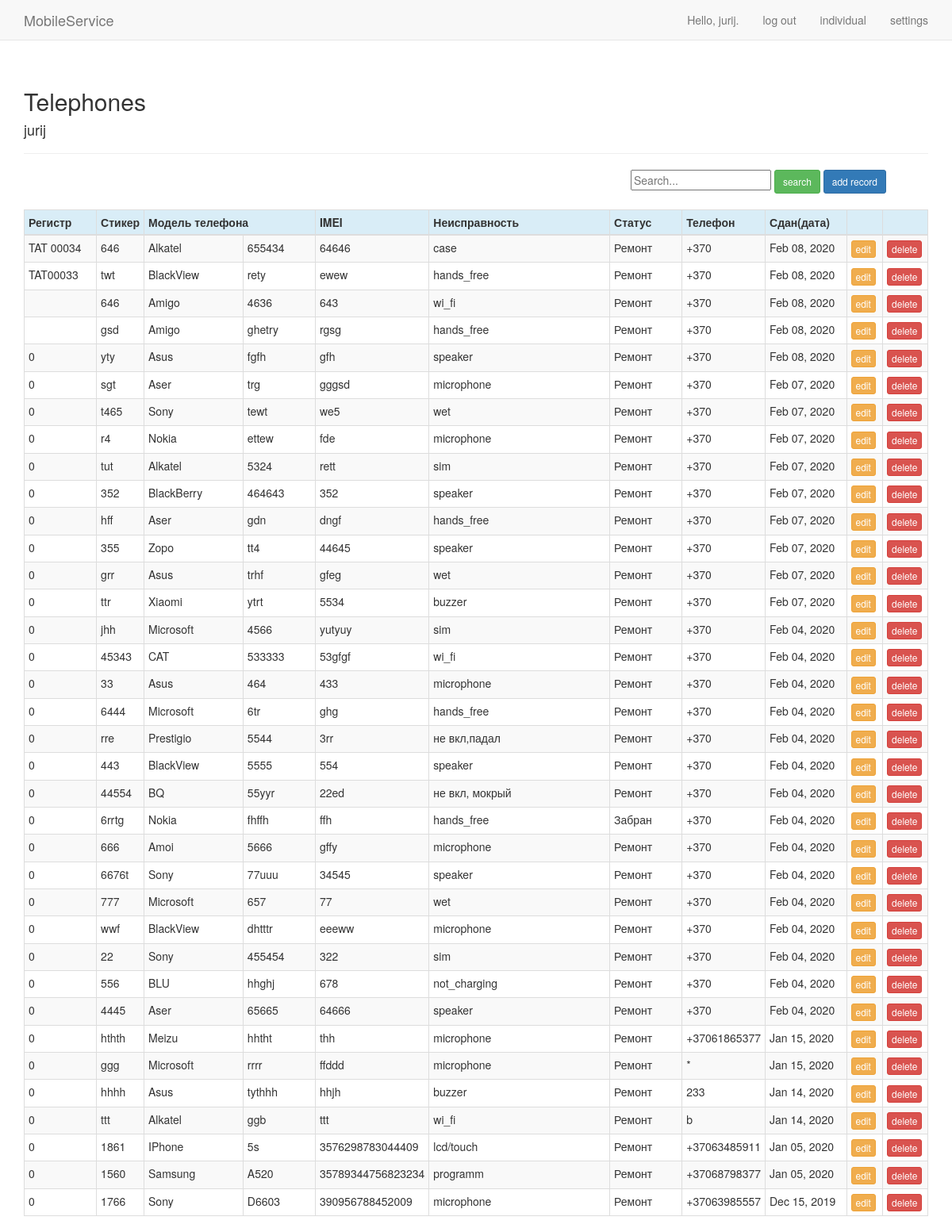
The page /telephones/ (signed in) on the database its author committed.
### mobile/models.py (models this page shows, shortened)
class Mobil(models.Model):
    """модели"""
    SAM = 'Samsung'
    ALK = 'Alkatel'
    ASE = 'Aser'
    AMI = 'Amigo'
    AMO = 'Amoi'
    APL = 'IPhone'
    ASU = 'Asus'
    BBR = 'BlackBerry'
    BVI = 'BlackView'
    BLU = 'BLU'
    BQ = 'BQ'
    CAT = 'CAT'
    CAP = 'Caterpillar'
    COO = 'Coolpad'
    CUB = 'Cubot'
    DOO = 'Doogee'
    DOR = 'Doro'
    EST = 'Estar'
    ELE = 'Elephone'
    GIG = 'Gigabyte'
    GET = 'Getnord'
    GOO = 'Google'
    HTC = 'HTC'
    HP = 'HP'
    HOM = 'HomTom'
    KAZ = 'Kazam'
    MYP = 'MyPhone'
    NOU = 'Nous'
    ONE = 'OnePlus'
    OUK = 'Oukitel'
    PRE = 'Prestigio'
    ZTE = 'ZTE'
    ZOP = 'Zopo'
    HUA = 'Huawei'
    LEN = 'Lenovo'
    SON = 'Sony'
    LG = 'LG'
    MEI = 'Meizu'
    XIA = 'Xiaomi'
    MIR = 'Microsoft'
    NOK = 'Nokia'
    OTH = '------->'
    """неисправности"""
    LCD = 'lcd'
    DIN = 'speaker'
    BUZ = 'buzzer'
    KOD = 'kod'
    AKK = 'akkaunt'
    MIC = 'microphone'
    WIF = 'wi_fi'
    PRO = 'programm'
    HEN = 'hands_free'
    N_C = 'not_charging'
    WET = 'wet'
    SIM = 'sim'
    NTO1 = 'не вкл'
    NTO2 = 'не вкл, мокрый'
    NTO3 = 'не вкл,падал'
    LCT = 'lcd/touch'
    TOU = 'touch'
    LANG = 'languige'
    UNLO = 'unlock'
    FLEX = 'flex'
    CASE = 'case'
    """состояние"""
    NVD = 'no visible defects'
    DLT = 'damaded_LCD/Touch'
    DCS = 'damaded_case'
    DBC = "damaded_back_cover"
    """статус"""
    REP = 'Ремонт'
    REP_COM = 'Рем.завершен'
    TEL_TA = 'Забран'
    BRAND = ((APL,'IPhone'),(SAM,'Samsung'),(HUA,'Huawei'),(MEI,'Meizu'),(XIA,'Xiaomi'),(NOK,'Nokia'),(MIR,'Microsoft'),
        (PRE,'Prestigio'),(SON,'Sony'),(ALK,'Alcatel'),(ASU,'Asus'),(ASE,'Aser'),(AMI,'Amigo'),(AMO,'Amoi'),
        (BVI,'BlackView'),(BLU,'BLU'),(BQ,'BQ'),(BBR,'BlackBerry'),(CAT,'CAT'),(CAP,'Caterpillar'),(COO,'Coolpad'),
        (CUB,'Cubot'),(DOO,'Doogee'),(DOR,'Doro'),(ELE,'Elephone'),(EST,'Estar'),(GIG,'Gigabyte'),(GET,'Getnord'),
        (GOO,'Google'),(HTC,'HTC'),(HOM,'HomTom'),(HP,'HP'),(KAZ,'Kazam'),(LEN,'Lenovo'),(LG,'Lg'),(MYP,'MyPhone'),
        (NOU,'Nous'),(ONE,'OnePlus'),(OUK,'Oukitel'),(ZOP,'Zopo'),(ZTE,'ZTE'),(OTH,'------->'))
    DEFECT = ((PRO,'Programm'),(LANG,'Язык'),(UNLO,'Отвязка'),(KOD,'Код'),(AKK,'Аккаунт'),(LCT,'LCD/Touch'),(LCD,'LCD'),
        (TOU,'Touch'),(NTO1,'Не вкл'),(NTO2,'Не вкл, Мокрый'),(NTO3,'Не вкл, Падал'),(N_C,'Не заряж'),(DIN,'Динамик'),
        (BUZ,'Зуммер'),(MIC,'Микрофон'),(HEN,'Hands_Free'),(WIF,'Wi-Fi'),(WET,'Мокрый'),(SIM,'Sim'),(FLEX,'Шлейф'),
        (CASE,'Корпус'),(OTH,'------->'))
    STATUS = ((REP,'ремонт'),(REP_COM,'ремонт_завершён'),(TEL_TA,'забран'))
    STATE = ((NVD,'Нет видимых дефектов'),(DLT,'Повреждён экран/тоучскрин'),(DCS,'Повреждён корпус'),
        (DBC,'Повреждена задняя крышка'))
    number_reg = models.IntegerField(default=0)
    complex_number_reg = models.CharField(max_length=10)
    number_sticker = models.CharField(max_length=5)
    model_tel = models.CharField(max_length=20,choices=BRAND)
    model_1_tel = models.CharField(max_length=20)
    kod_tel = models.CharField(max_length=20,default='*')
    price = models.CharField(max_length=5)
    imei = models.CharField(max_length=20)
    number_tel = models.CharField(max_length=20, default='+370')
    date_added = models.DateTimeField(auto_now_add=True)
    date_end = models.CharField(max_length=12,default='*')
    date_take_away = models.CharField(max_length=12,default='*')
    state = models.CharField(max_length=20,choices=STATE)
    status = models.CharField(max_length=20,choices=STATUS,default=REP)
    defect = models.CharField(max_length=30,default='*')
    defect_tel = models.CharField(max_length=20,choices=DEFECT)
    defect_1_tel = models.CharField(max_length=20,choices=DEFECT,default='*')
    comment = models.CharField(max_length=200,default='*')
    email_client = models.EmailField(max_length=254, default='*@gmail.com')
    owner = models.ForeignKey(User,on_delete=models.CASCADE)

### mobile/views.py (the view)
# urls.py: path('telephones/', views.telephones, name='telephones'),
@login_required
def telephones(request):
    mobils = Mobil.objects.filter(owner=request.user).order_by('-number_reg')
    context = {'mobils': mobils}
    return render(request, 'mobile/telephones.html', context)

### mobile/templates/mobile/telephones.html (shortened to what this page needs)
{% extends "mobile/base.html" %}
{% load bootstrap3 %}
{% block header %}
  <h2>Telephones</h2><h4>{{user.username}}</h4>
{% endblock header %}
{% block content %}
  <div class="row">
    <div class="col-sm-offset-8">
      <form action="{% url 'mobile:search_results' %}" method="get" autocomplete="off" >
        <input name="q" type="text" placeholder="Search...">
        <button type="submit" class="btn btn-success btn-sm">search</button>
        <a href="{% url 'mobile:new_record' %}" class="btn btn-primary btn-sm">add record</a>
      </form>
    </div>
  </div>
  <div class="row">
    <div class="col-sm-8">
    </div>
  </div>
  <table class="table table-striped table-bordered table-condensed table-hover">
    <thead>
      <tr class="info">
        <th style="width:8%">Регистр</th>
        <th style="width:4%">Стикер</th>
        <th colspan="2">Модель телефона</th>
        <th style="width:12%">IMEI</th>
        <th style="width:20%">Неисправность</th>
        <th style="width:8%">Статус</th>
        <th style="width:8%">Телефон</th>
        <th style="width:9%">Сдан(дата)</th>
        <th style="width:4%"></th>
        <th style="width:5%"></th>
      </tr>
    </thead>
    <tbody>
      {% for mobil in mobils %}
        <tr>
          <td>{{mobil.complex_number_reg}}</td>
          <td>{{mobil.number_sticker}}</td>
          {% if mobil.model_tel == "------->" %}
            <td></td>
          {% else %}
            <td>{{mobil.model_tel}}</td>
          {% endif %}
          <td>{{mobil.model_1_tel}}</td>
          <td>{{mobil.imei}}</td>
          {% if mobil.defect == "*" %}
            <td>{{mobil.defect_tel}}</td>
          {% elif mobil.defect == "***" %}
            <td>{{mobil.defect_tel}}</td>
          {% elif mobil.defect_tel == "------->" %}
            <td>{{mobil.defect}}</td>
          {% else %}
            <td>{{mobil.defect_tel}} , {{mobil.defect}}</td>
          {% endif %}
          <td>{{mobil.status}}</td>
          <td>{{mobil.number_tel}}</td>
          <td>{{mobil.date_added|date:'M d, Y '}}</td>
          <td><a href="{% url 'mobile:edit_record' mobil.id %}" class="btn btn-warning btn-xs">edit</a></td>
          <td><a href="{% url 'mobile:delete_record' mobil.id %}" class="btn btn-danger btn-xs">delete</a></td>
        </tr>
      {% endfor %}
    </tbody>
  </table>
{% endblock content %}

### mobile/templates/mobile/base.html (shortened to what this page needs)
{% load bootstrap3 %}
<!DOCTYPE html>
<html lang="en">
  <head>
    {% bootstrap_css %}
  </head>
  <body>
    <nav class="navbar navbar-default navbar-static-top">
      <div class="container">
        <div class="navbar-header">
          <a class="navbar-brand" href="{% url 'mobile:index' %}">
              MobileService</a>
        </div>
        <div id="navbar" class="navbar-collapse collapse">
          <ul class="nav navbar-nav navbar-right">
            {% if user.is_authenticated %}
              <li><a>Hello, {{ user.username }}.</a></li>
              <li><a href="{% url 'users:logout' %}">log out</a></li>
              <li><a href="{% url 'users:individual' %}">individual</a></li>
              <li><a href="{% url 'send_email:settings_common' %}">settings</a></li>
            {% else %}
              <li><a href="{% url 'users:register' %}">register</a></li>
              <li><a href="{% url 'users:login' %}">log in</a></li>
            {% endif %}
          </ul>
        </div>
      </div>
    </nav>
    <div class="container">
      <div class="page-header">
        {% block header %}{% endblock header %}
      </div>
      <div>
        {% block content %}{% endblock content %}
      </div>
    </div>
  </body>
</html>

### rows shown on the page
Mobil: complex_number_reg "TAT 00034", number_sticker "646", model_tel "Alkatel", model_1_tel "655434", imei "64646", defect_tel "case", status "Ремонт", number_tel "+370", date_added "Feb 08, 2020"
Mobil: complex_number_reg "TAT00033", number_sticker "twt", model_tel "BlackView", model_1_tel "rety", imei "ewew", defect_tel "hands_free", status "Ремонт", number_tel "+370", date_added "Feb 08, 2020"
Mobil: number_sticker "646", model_tel "Amigo", model_1_tel "4636", imei "643", defect_tel "wi_fi", status "Ремонт", number_tel "+370", date_added "Feb 08, 2020"
Mobil: number_sticker "gsd", model_tel "Amigo", model_1_tel "ghetry", imei "rgsg", defect_tel "hands_free", status "Ремонт", number_tel "+370", date_added "Feb 08, 2020"
Mobil: complex_number_reg "0", number_sticker "yty", model_tel "Asus", model_1_tel "fgfh", imei "gfh", defect_tel "speaker", status "Ремонт", number_tel "+370", date_added "Feb 08, 2020"
Mobil: complex_number_reg "0", number_sticker "sgt", model_tel "Aser", model_1_tel "trg", imei "gggsd", defect_tel "microphone", status "Ремонт", number_tel "+370", date_added "Feb 07, 2020"
Mobil: complex_number_reg "0", number_sticker "t465", model_tel "Sony", model_1_tel "tewt", imei "we5", defect_tel "wet", status "Ремонт", number_tel "+370", date_added "Feb 07, 2020"
Mobil: complex_number_reg "0", number_sticker "r4", model_tel "Nokia", model_1_tel "ettew", imei "fde", defect_tel "microphone", status "Ремонт", number_tel "+370", date_added "Feb 07, 2020"
Mobil: complex_number_reg "0", number_sticker "tut", model_tel "Alkatel", model_1_tel "5324", imei "rett", defect_tel "sim", status "Ремонт", number_tel "+370", date_added "Feb 07, 2020"
Mobil: complex_number_reg "0", number_sticker "352", model_tel "BlackBerry", model_1_tel "464643", imei "352", defect_tel "speaker", status "Ремонт", number_tel "+370", date_added "Feb 07, 2020"
Mobil: complex_number_reg "0", number_sticker "hff", model_tel "Aser", model_1_tel "gdn", imei "dngf", defect_tel "hands_free", status "Ремонт", number_tel "+370", date_added "Feb 07, 2020"
Mobil: complex_number_reg "0", number_sticker "355", model_tel "Zopo", model_1_tel "tt4", imei "44645", defect_tel "speaker", status "Ремонт", number_tel "+370", date_added "Feb 07, 2020"
Mobil: complex_number_reg "0", number_sticker "grr", model_tel "Asus", model_1_tel "trhf", imei "gfeg", defect_tel "wet", status "Ремонт", number_tel "+370", date_added "Feb 07, 2020"
Mobil: complex_number_reg "0", number_sticker "ttr", model_tel "Xiaomi", model_1_tel "ytrt", imei "5534", defect_tel "buzzer", status "Ремонт", number_tel "+370", date_added "Feb 07, 2020"
Mobil: complex_number_reg "0", number_sticker "jhh", model_tel "Microsoft", model_1_tel "4566", imei "yutyuy", defect_tel "sim", status "Ремонт", number_tel "+370", date_added "Feb 04, 2020"
Mobil: complex_number_reg "0", number_sticker "45343", model_tel "CAT", model_1_tel "533333", imei "53gfgf", defect_tel "wi_fi", status "Ремонт", number_tel "+370", date_added "Feb 04, 2020"
Mobil: complex_number_reg "0", number_sticker "33", model_tel "Asus", model_1_tel "464", imei "433", defect_tel "microphone", status "Ремонт", number_tel "+370", date_added "Feb 04, 2020"
Mobil: complex_number_reg "0", number_sticker "6444", model_tel "Microsoft", model_1_tel "6tr", imei "ghg", defect_tel "hands_free", status "Ремонт", number_tel "+370", date_added "Feb 04, 2020"
Mobil: complex_number_reg "0", number_sticker "rre", model_tel "Prestigio", model_1_tel "5544", imei "3rr", defect_tel "не вкл,падал", status "Ремонт", number_tel "+370", date_added "Feb 04, 2020"
Mobil: complex_number_reg "0", number_sticker "443", model_tel "BlackView", model_1_tel "5555", imei "554", defect_tel "speaker", status "Ремонт", number_tel "+370", date_added "Feb 04, 2020"
Mobil: complex_number_reg "0", number_sticker "44554", model_tel "BQ", model_1_tel "55yyr", imei "22ed", defect_tel "не вкл, мокрый", status "Ремонт", number_tel "+370", date_added "Feb 04, 2020"
Mobil: complex_number_reg "0", number_sticker "6rrtg", model_tel "Nokia", model_1_tel "fhffh", imei "ffh", defect_tel "hands_free", status "Забран", number_tel "+370", date_added "Feb 04, 2020"
Mobil: complex_number_reg "0", number_sticker "666", model_tel "Amoi", model_1_tel "5666", imei "gffy", defect_tel "microphone", status "Ремонт", number_tel "+370", date_added "Feb 04, 2020"
Mobil: complex_number_reg "0", number_sticker "6676t", model_tel "Sony", model_1_tel "77uuu", imei "34545", defect_tel "speaker", status "Ремонт", number_tel "+370", date_added "Feb 04, 2020"
Mobil: complex_number_reg "0", number_sticker "777", model_tel "Microsoft", model_1_tel "657", imei "77", defect_tel "wet", status "Ремонт", number_tel "+370", date_added "Feb 04, 2020"
Mobil: complex_number_reg "0", number_sticker "wwf", model_tel "BlackView", model_1_tel "dhtttr", imei "eeeww", defect_tel "microphone", status "Ремонт", number_tel "+370", date_added "Feb 04, 2020"
Mobil: complex_number_reg "0", number_sticker "22", model_tel "Sony", model_1_tel "455454", imei "322", defect_tel "sim", status "Ремонт", number_tel "+370", date_added "Feb 04, 2020"
Mobil: complex_number_reg "0", number_sticker "556", model_tel "BLU", model_1_tel "hhghj", imei "678", defect_tel "not_charging", status "Ремонт", number_tel "+370", date_added "Feb 04, 2020"
Mobil: complex_number_reg "0", number_sticker "4445", model_tel "Aser", model_1_tel "65665", imei "64666", defect_tel "speaker", status "Ремонт", number_tel "+370", date_added "Feb 04, 2020"
Mobil: complex_number_reg "0", number_sticker "hthth", model_tel "Meizu", model_1_tel "hhtht", imei "thh", defect_tel "microphone", status "Ремонт", number_tel "+37061865377", date_added "Jan 15, 2020"
Mobil: complex_number_reg "0", number_sticker "ggg", model_tel "Microsoft", model_1_tel "rrrr", imei "ffddd", defect_tel "microphone", status "Ремонт", number_tel "*", date_added "Jan 15, 2020"
Mobil: complex_number_reg "0", number_sticker "hhhh", model_tel "Asus", model_1_tel "tythhh", imei "hhjh", defect_tel "buzzer", status "Ремонт", number_tel "233", date_added "Jan 14, 2020"
Mobil: complex_number_reg "0", number_sticker "ttt", model_tel "Alkatel", model_1_tel "ggb", imei "ttt", defect_tel "wi_fi", status "Ремонт", number_tel "b", date_added "Jan 14, 2020"
Mobil: complex_number_reg "0", number_sticker "1861", model_tel "IPhone", model_1_tel "5s", imei "3576298783044409", defect_tel "lcd/touch", status "Ремонт", number_tel "+37063485911", date_added "Jan 05, 2020"
Mobil: complex_number_reg "0", number_sticker "1560", model_tel "Samsung", model_1_tel "A520", imei "35789344756823234", defect_tel "programm", status "Ремонт", number_tel "+37068798377", date_added "Jan 05, 2020"
Mobil: complex_number_reg "0", number_sticker "1766", model_tel "Sony", model_1_tel "D6603", imei "390956788452009", defect_tel "microphone", status "Ремонт", number_tel "+37063985557", date_added "Dec 15, 2019"

### other values the page prints
{{ user.username }} "jurij"
